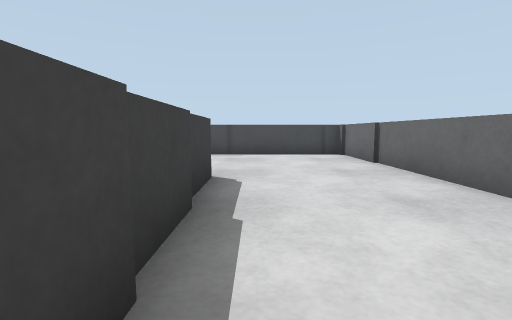
view 1 (above)

24 first-person views from a walk through a Gazebo world. The camera is 0.4 m above the floor, tilts 6° down and sees 85° across. The floor is counted in squares, 0.5 m on a side. Each view is taken from the middle of a square. On the plan, view 1 faces up. The plan holds only what a view shows up to about 10 squares ahead; the rest is blank. The place goes on beyond the plan.

view 2
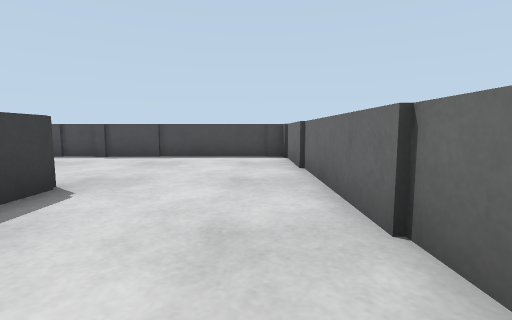

view 3
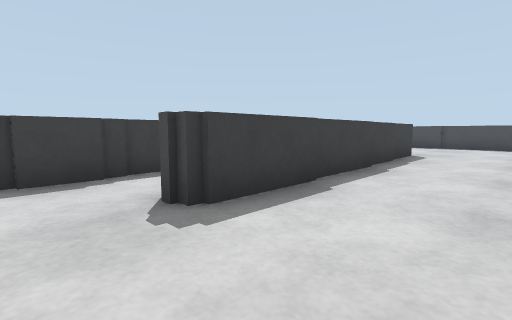

view 4
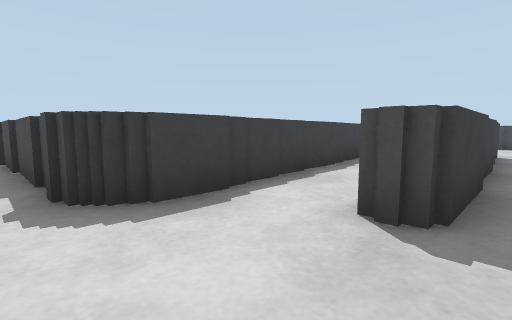

view 5
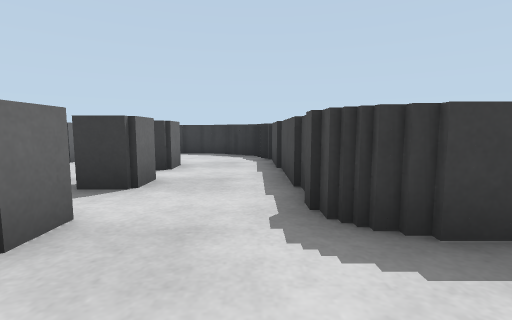

view 6
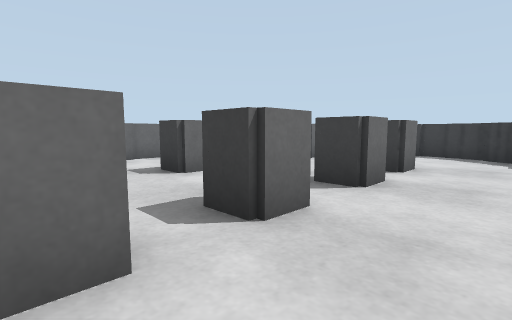

view 7
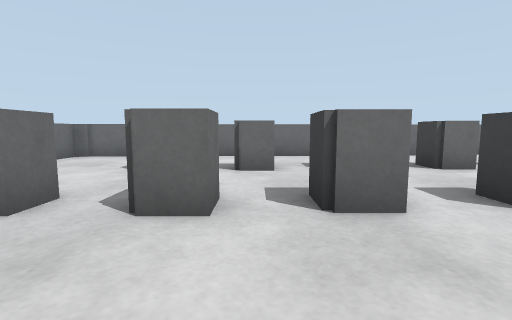

view 8
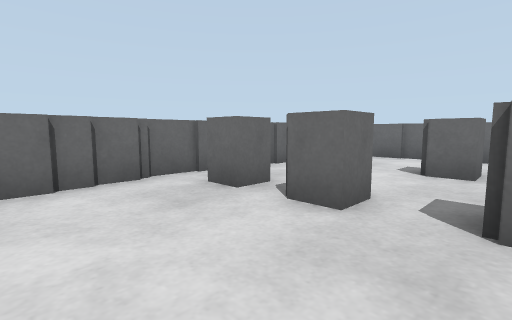

view 9
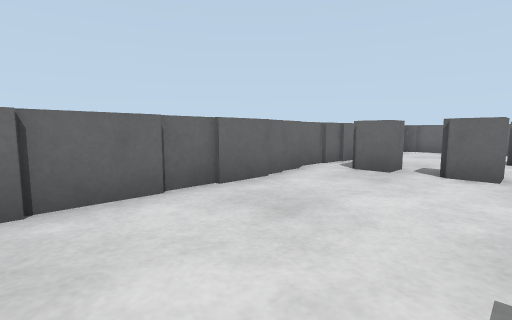

view 10
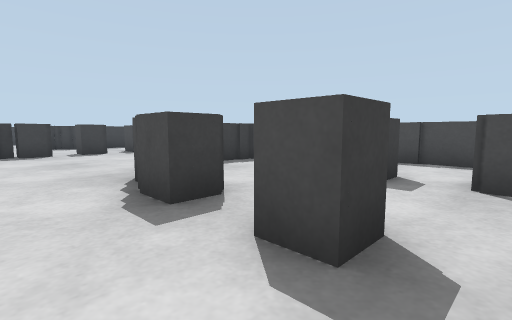

view 11
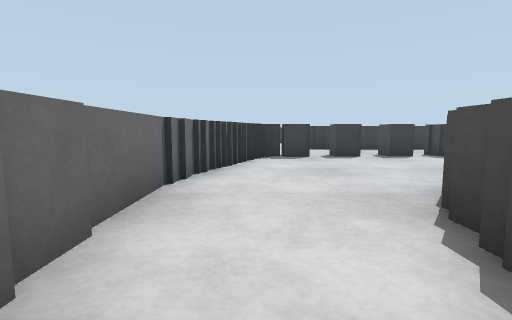

view 12
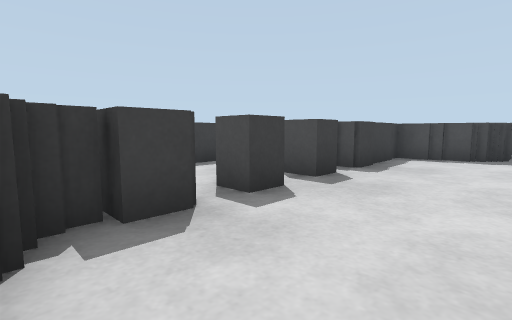

view 13
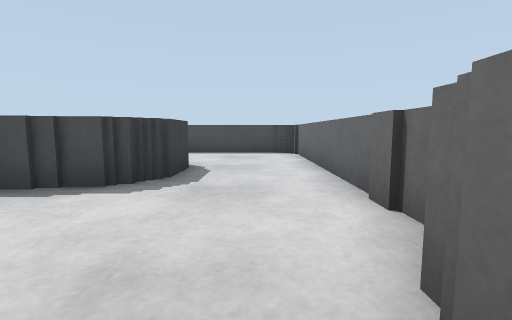

view 14
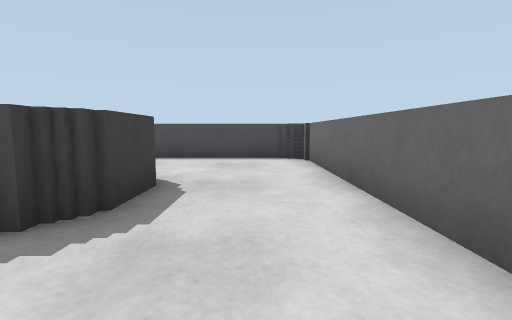

view 15
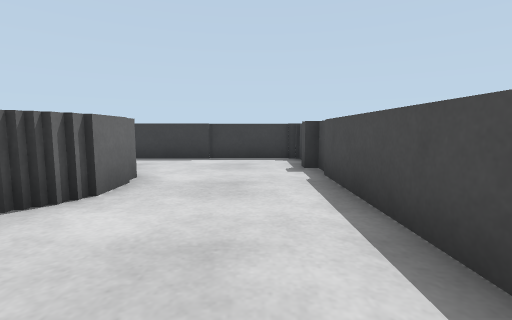

view 16
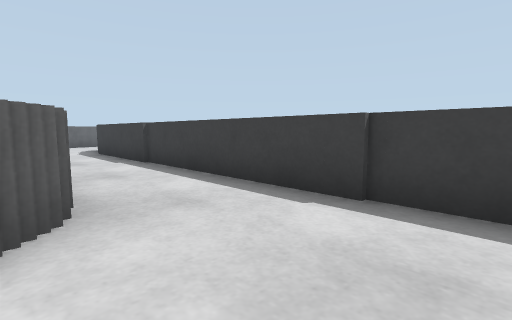

view 17
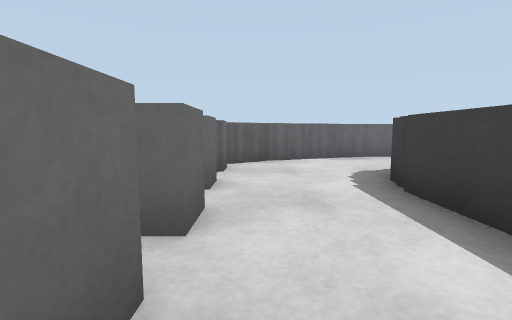

view 18
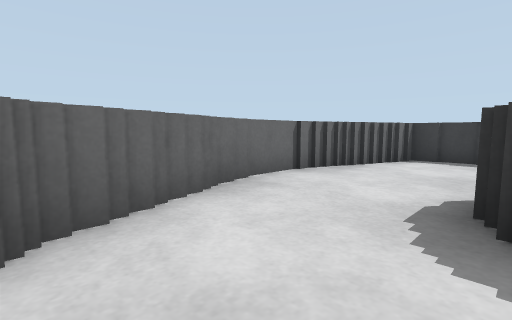

view 19
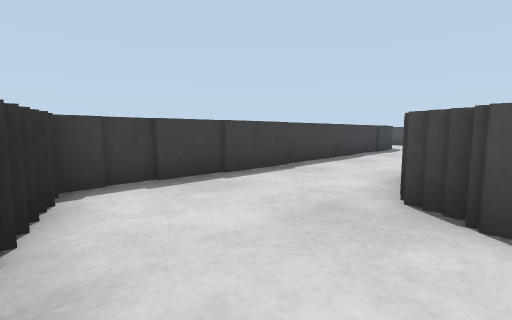

view 20
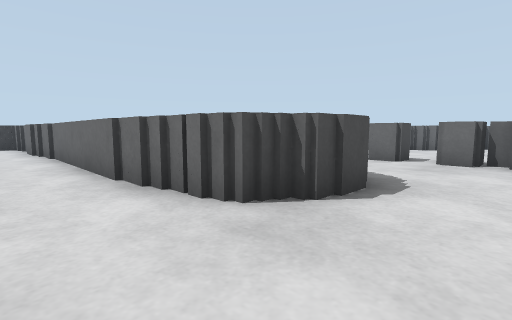

view 21
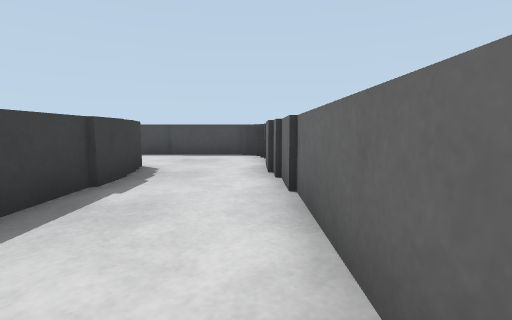

view 22
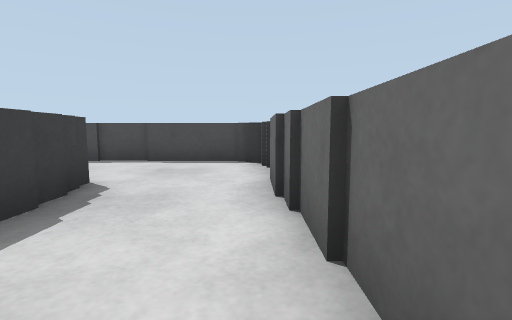

view 23
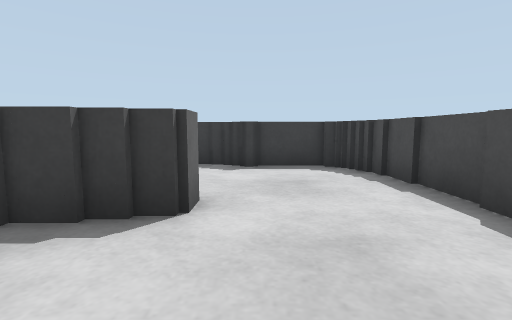

view 24
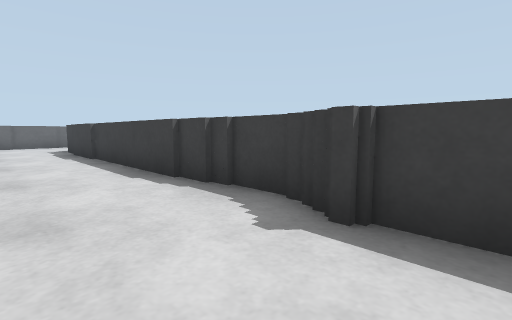

### Floor plan
Key: @ floor where view 1 was taken; # wall or solid block; x gap in a wall; . floor.
Columns run from 30 left of view 1 to 4 right of it. Each row starts with its distance up from view 1.
 10                           ########
  9                           .......#
  8                            ......#
  7                             .....#
  6                             .....#
  5                              ....#
  4                              #...#
  3   ######                     #...#
  2 ###....#   ##########     #  #...#
  1 #......##  #........#     #. #...
  0 #.......#  #........#     #. #@..
 -1 #...#...#  #..###...#     #..#...
 -2 #...#...#  #..###...#     #..#...##
 -3 #...#...#  #..# #...#     ##.#....#
 -4 #...#...#  #..###...#      #......#
 -5 #...#...#  #..#.....########......#
 -6 #...#...#  #..#....###............#
 -7 #...#...#  #..#....#..............#
 -8 #...#...#  #..x....#...#.#.#.#.##.#
 -9 #...##..#  #..x....#..  ..........#
-10 #.. ##..# ##..#....  .............#
-11 #.. #...###.........###.#.#.#.#...#
-12     #.........#............. .....#
-13     #........###............ .....#
-14     ####...### ####...#############
-15        #####      #####

Where each view was taken, in squares from view 1:
view 1: 0 up, 0 right, facing up
view 2: 1 up, 2 right, facing up
view 3: 5 down, 2 right, facing up-left
view 4: 6 down, 0 right, facing up-left
view 5: 6 down, 1 left, facing left
view 6: 6 down, 1 left, facing down-left
view 7: 5 down, 2 left, facing down
view 8: 5 down, 1 left, facing down-right
view 9: 2 down, 0 right, facing down-right
view 10: 13 down, 5 left, facing up-left
view 11: 13 down, 7 left, facing left
view 12: 13 down, 13 left, facing up-left
view 13: 8 down, 12 left, facing up
view 14: 6 down, 12 left, facing up
view 15: 1 up, 11 left, facing left
view 16: 1 up, 16 left, facing down-left
view 17: 6 down, 17 left, facing down
view 18: 11 down, 17 left, facing down-left
view 19: 14 down, 21 left, facing up-left
view 20: 13 down, 24 left, facing up-right
view 21: 7 down, 23 left, facing up
view 22: 5 down, 23 left, facing up
view 23: 0 up, 23 left, facing left
view 24: 1 up, 27 left, facing down-left
